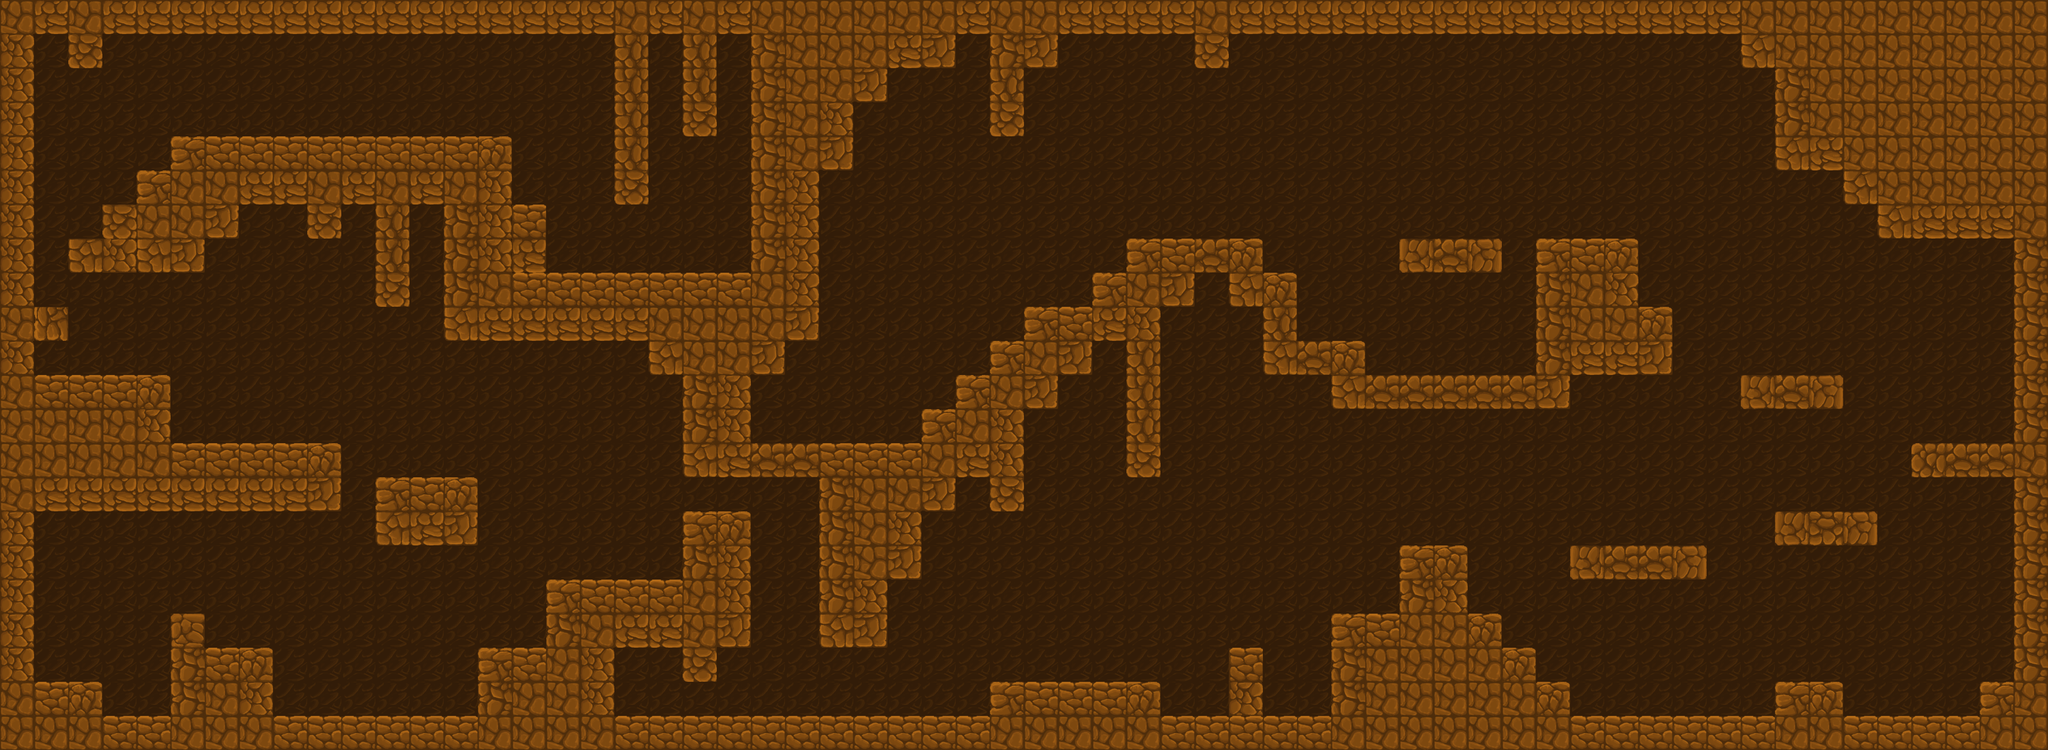

A level layout from a 2D game, rendered from its tile map. Below: a short description, then the map file with tile-grid data replaced by summaries:
An orthogonal 60x22 tile map with 64x64 px tiles, 2 tile layers (Background, Ground) and 72 objects (71x solid).

<map version="1.0" orientation="orthogonal" width="60" height="22" tilewidth="64" tileheight="64">
 <tileset firstgid="1" name="clearsheet" tilewidth="64" tileheight="64">
  <image source="tilesheet.png" width="384" height="192" />
 </tileset>
 <layer name="Background" width="60" height="22">
  <data>[1320 cells, 1320 non-empty, 1 distinct tile ids]</data>
 </layer>
 <layer name="Ground" width="60" height="22">
  <data>[1320 cells, 496 non-empty, 13 distinct tile ids]</data>
 </layer>
 <objectgroup name="Hitboxes" width="60" height="22">
  <properties>
   <property name="solid" value="" />
  </properties>
  <object type="solid" x="0" y="3" width="3839" height="61" />
  <object type="solid" x="0" y="3" width="64" height="1403" />
  <object type="solid" x="3" y="1345" width="3842" height="64" />
  <object type="solid" x="3773" y="3" width="67" height="1409" />
  <object type="solid" x="128" y="62" width="66" height="70" />
  <object type="solid" x="42" y="578" width="84" height="62" />
  <object type="solid" x="58" y="704" width="260" height="254" />
  <object type="solid" x="320" y="830" width="316" height="128" />
  <object type="solid" x="708" y="896" width="188" height="126" />
  <object type="solid" x="6" y="1282" width="182" height="126" />
  <object type="solid" x="320" y="1152" width="62" height="252" />
  <object type="solid" x="320" y="1216" width="192" height="190" />
  <object type="solid" x="898" y="1216" width="250" height="188" />
  <object type="solid" x="1026" y="1090" width="380" height="126" />
  <object type="solid" x="1282" y="1186" width="60" height="92" />
  <object type="solid" x="1282" y="962" width="125" height="129" />
  <object type="solid" x="1154" y="60" width="60" height="324" />
  <object type="solid" x="1284" y="52" width="58" height="202" />
  <object type="solid" x="1408" y="60" width="126" height="580" />
  <object type="solid" x="1528" y="60" width="258" height="68" />
  <object type="solid" x="1532" y="122" width="130" height="66" />
  <object type="solid" x="1532" y="182" width="68" height="140" />
  <object type="solid" x="1856" y="60" width="60" height="196" />
  <object type="solid" x="1900" y="48" width="80" height="82" />
  <object type="solid" x="2238" y="66" width="68" height="66" />
  <object type="solid" x="835" y="376" width="124" height="262" />
  <object type="solid" x="960" y="510" width="508" height="132" />
  <object type="solid" x="1216" y="636" width="256" height="68" />
  <object type="solid" x="1730" y="770" width="188" height="122" />
  <object type="solid" x="1796" y="708" width="184" height="60" />
  <object type="solid" x="1860" y="640" width="188" height="62" />
  <object type="solid" x="1924" y="576" width="250" height="62" />
  <object type="solid" x="2114" y="640" width="60" height="252" />
  <object type="solid" x="1284" y="706" width="120" height="186" />
  <object type="solid" x="1410" y="834" width="320" height="60" />
  <object type="solid" x="1538" y="894" width="124" height="318" />
  <object type="solid" x="1666" y="894" width="60" height="192" />
  <object type="solid" x="1726" y="894" width="64" height="66" />
  <object type="solid" x="1856" y="892" width="62" height="68" />
  <object type="solid" x="2050" y="512" width="188" height="64" />
  <object type="solid" x="2114" y="450" width="254" height="62" />
  <object type="solid" x="2306" y="512" width="124" height="64" />
  <object type="solid" x="2370" y="576" width="66" height="126" />
  <object type="solid" x="2438" y="640" width="120" height="64" />
  <object type="solid" x="2496" y="706" width="448" height="62" />
  <object type="solid" x="2882" y="450" width="188" height="252" />
  <object type="solid" x="3072" y="578" width="62" height="124" />
  <object type="solid" x="2624" y="450" width="190" height="62" />
  <object type="solid" x="192" y="384" width="258" height="64" />
  <object type="solid" x="258" y="320" width="66" height="66" />
  <object type="solid" x="320" y="258" width="639" height="124" />
  <object type="solid" x="578" y="382" width="62" height="66" />
  <object type="solid" x="706" y="384" width="62" height="188" />
  <object type="solid" x="130" y="447" width="253" height="65" />
  <object type="solid" x="1858" y="1280" width="318" height="62" />
  <object type="solid" x="2498" y="1156" width="318" height="190" />
  <object type="solid" x="2812" y="1220" width="70" height="124" />
  <object type="solid" x="2882" y="1282" width="60" height="66" />
  <object type="solid" x="2626" y="1024" width="128" height="128" />
  <object type="solid" x="2946" y="1026" width="254" height="62" />
  <object type="solid" x="3330" y="1284" width="128" height="60" />
  <object type="solid" x="3716" y="1284" width="106" height="118" />
  <object type="solid" x="3328" y="960" width="192" height="62" />
  <object type="solid" x="3586" y="834" width="210" height="64" />
  <object type="solid" x="3264" y="704" width="190" height="66" />
  <object type="solid" x="3260" y="64" width="80" height="64" />
  <object type="solid" x="3328" y="64" width="448" height="254" />
  <object type="solid" x="3458" y="314" width="320" height="74" />
  <object type="solid" x="3520" y="382" width="254" height="64" />
  <object type="solid" x="2305" y="1217" width="62" height="126" />
  <object x="509" y="492" height="2" />
  <object type="solid" x="958" y="385" width="67" height="130" />
 </objectgroup>
</map>
